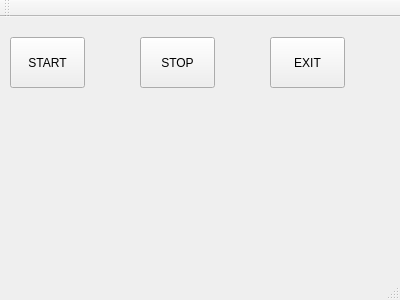
<?xml version="1.0" encoding="UTF-8"?>
<ui version="4.0">
 <class>MainWindow</class>
 <widget class="QMainWindow" name="MainWindow">
  <property name="geometry">
   <rect>
    <x>0</x>
    <y>0</y>
    <width>400</width>
    <height>300</height>
   </rect>
  </property>
  <property name="windowTitle">
   <string>MainWindow</string>
  </property>
  <widget class="QWidget" name="centralWidget">
   <widget class="QPushButton" name="START">
    <property name="geometry">
     <rect>
      <x>10</x>
      <y>20</y>
      <width>75</width>
      <height>51</height>
     </rect>
    </property>
    <property name="text">
     <string>START</string>
    </property>
   </widget>
   <widget class="QPushButton" name="STOP">
    <property name="geometry">
     <rect>
      <x>140</x>
      <y>20</y>
      <width>75</width>
      <height>51</height>
     </rect>
    </property>
    <property name="text">
     <string>STOP</string>
    </property>
   </widget>
   <widget class="QPushButton" name="EXIT">
    <property name="geometry">
     <rect>
      <x>270</x>
      <y>20</y>
      <width>75</width>
      <height>51</height>
     </rect>
    </property>
    <property name="text">
     <string>EXIT</string>
    </property>
   </widget>
  </widget>
  <widget class="QToolBar" name="mainToolBar">
   <attribute name="toolBarArea">
    <enum>TopToolBarArea</enum>
   </attribute>
   <attribute name="toolBarBreak">
    <bool>false</bool>
   </attribute>
  </widget>
  <widget class="QStatusBar" name="statusBar"/>
 </widget>
 <layoutdefault spacing="6" margin="11"/>
 <resources/>
 <connections/>
</ui>
